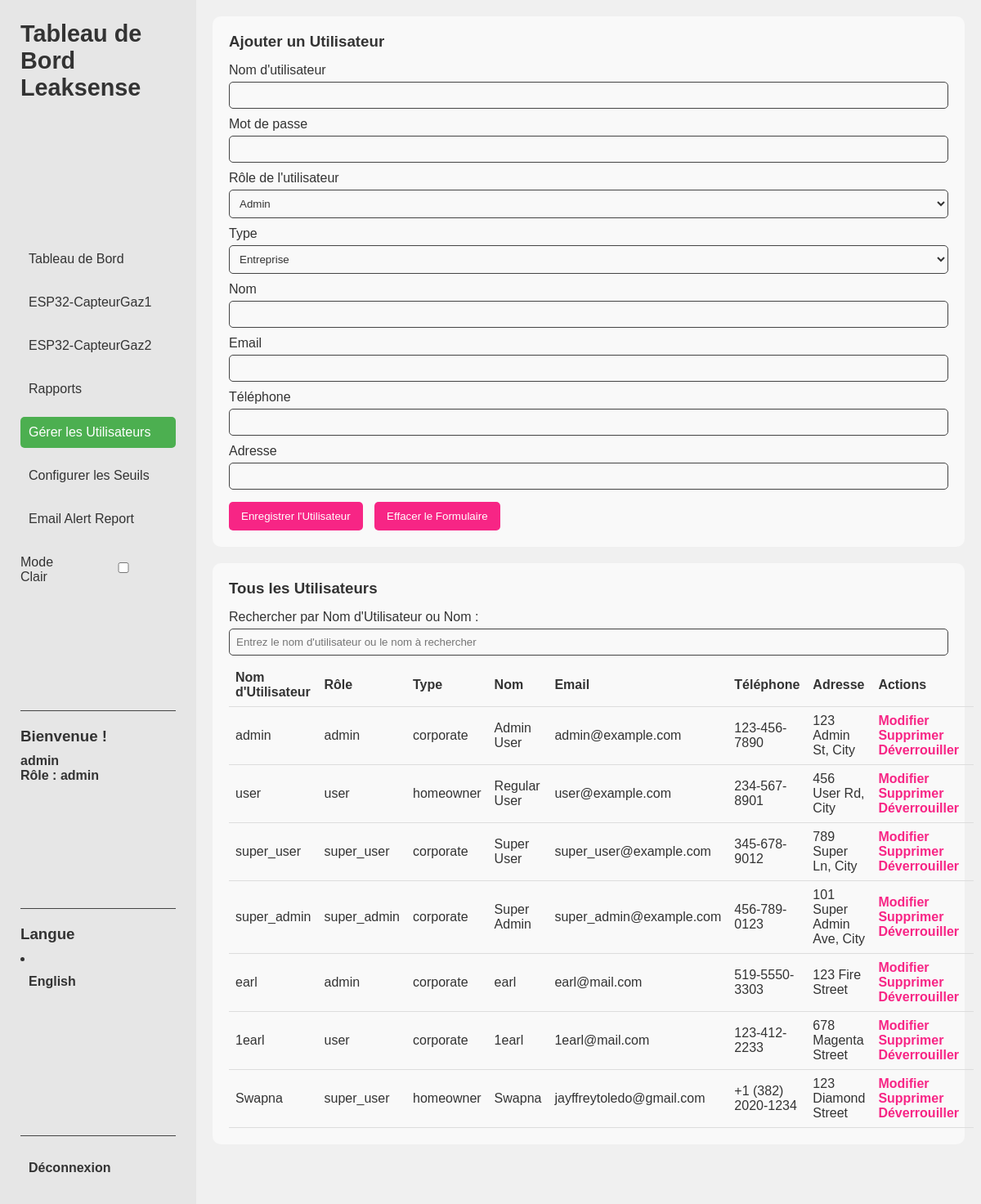
Screenshot of /dashboard/manage_user_fr.php (signed in) with the database file from the repository.
### tables this page shows
CREATE TABLE `user` (
  `userID` int(11) NOT NULL,
  `username` varchar(50) NOT NULL,
  `password` varchar(255) NOT NULL,
  `userrole` enum('admin','user','super_user','super_admin') NOT NULL,
  `type` enum('corporate','homeowner') NOT NULL,
  `name` varchar(100) NOT NULL,
  `email` varchar(100) NOT NULL,
  `phone` varchar(20) DEFAULT NULL,
  `address` varchar(255) DEFAULT NULL,
  `status` tinyint(1) DEFAULT 0,
  `login_attempt` int(11) DEFAULT 0,
  `lockout_until` timestamp NULL DEFAULT NULL,
  `timestamp` timestamp NOT NULL DEFAULT current_timestamp()
);

### dashboard/manage_user_fr.php (the view, shortened to what this page needs)
<?php
include '../db_connection.php';
$username = '';
$userrole = '';
$type = '';
$name = '';
$email = '';
$phone = '';
$address = '';
$action = 'Ajouter un Utilisateur';
$stmt = $pdo->query("SELECT * FROM user");
$users = $stmt->fetchAll(PDO::FETCH_ASSOC);
?>
<!DOCTYPE html>
<html lang="fr">
<head>
</head>
<body class="light">
    <div class="dashboard-container">
        <aside class="sidebar">
            <h2>Tableau de Bord Leaksense</h2>
            <nav>
                <ul>
                    <li><a href="dashboard_fr.php">Tableau de Bord</a></li>
                    <li><a href="gs1_fr.php">ESP32-CapteurGaz1</a></li>
                    <li><a href="gs2_fr.php">ESP32-CapteurGaz2</a></li>
                    <li><a href="Reports_fr.php">Rapports</a></li>
                    <li><a href="#" class="active">Gérer les Utilisateurs</a></li>
                    <li><a href="Threshold_fr.php">Configurer les Seuils</a></li>
                    <li><a href="email_alert_report_fr.php">Email Alert Report</a></li>
                    <div class="toggle-container">
                        <label for="theme-toggle">Mode Clair</label>
                        <input type="checkbox" id="theme-toggle">
                    </div>
                </ul>
            </nav>
            <div class="bottom-section">
                <h3>Bienvenue !</h3>
                <h4><?php echo htmlspecialchars($_SESSION['username']); ?></h4>
                <h4>Rôle : <?php echo htmlspecialchars($_SESSION['userrole']); ?></h4>
            </div>
            <div class="bottom-section">
                <h3>Langue</h3>
                <li><a href="manage_user.php">English</a></li>
            </div>
            <div class="bottom-section">
                <a href="../logout.php">Déconnexion</a>
            </div>
        </aside>
        <main class="main-dashboard">
            <div class="form-container">
                <h3><?php echo $action; ?></h3>
                <form action="" method="post">
                    <label>Nom d'utilisateur</label>
                    <input type="text" name="username" value="<?php echo htmlspecialchars($username); ?>" required <?php echo ($action === 'Modifier l\'Utilisateur') ? 'readonly' : ''; ?>>
                    <label>Mot de passe</label>
                    <input type="password" name="password" <?php echo ($action === 'Modifier l\'Utilisateur') ? '' : 'required'; ?>>
                    <label>Rôle de l'utilisateur</label>
                    <select name="userrole" required>
                        <option value="admin" <?php echo ($userrole === 'admin') ? 'selected' : ''; ?>>Admin</option>
                    </select>
                    <label>Type</label>
                    <select name="type" required>
                        <option value="corporate" <?php echo ($type === 'corporate') ? 'selected' : ''; ?>>Entreprise</option>
                    </select>
                    <label>Nom</label>
                    <input type="text" name="name" value="<?php echo htmlspecialchars($name); ?>" required>
                    <label>Email</label>
                    <input type="email" name="email" value="<?php echo htmlspecialchars($email); ?>" required>
                    <label>Téléphone</label>
                    <input type="text" name="phone" value="<?php echo htmlspecialchars($phone); ?>" required>
                    <label>Adresse</label>
                    <input type="text" name="address" value="<?php echo htmlspecialchars($address); ?>" required>
                    <div class="button-group">
                        <button type="submit">Enregistrer l'Utilisateur</button>
                        <button type="reset">Effacer le Formulaire</button>
                    </div>
                </form>
            </div>
            <div class="table-container">
                <h3>Tous les Utilisateurs</h3>
                <div class="search-container">
                    <label for="searchInput">Rechercher par Nom d'Utilisateur ou Nom :</label>
                    <input type="text" id="searchInput" onkeyup="filterUsers()" placeholder="Entrez le nom d'utilisateur ou le nom à rechercher">
                </div>
                <table id="userTable">
                    <thead>
                        <tr>
                            <th>Nom d'Utilisateur</th>
                            <th>Rôle</th>
                            <th>Type</th>
                            <th>Nom</th>
                            <th>Email</th>
                            <th>Téléphone</th>
                            <th>Adresse</th>
                            <th>Actions</th>
                        </tr>
                    </thead>
                    <tbody>
                        <?php foreach ($users as $user): ?>
                            <tr>
                                <td><?php echo htmlspecialchars($user["username"]); ?></td>
                                <td><?php echo htmlspecialchars($user["userrole"]); ?></td>
                                <td><?php echo htmlspecialchars($user["type"]); ?></td>
                                <td><?php echo htmlspecialchars($user["name"]); ?></td>
                                <td><?php echo htmlspecialchars($user["email"]); ?></td>
                                <td><?php echo htmlspecialchars($user["phone"]); ?></td>
                                <td><?php echo htmlspecialchars($user["address"]); ?></td>
                                <td class="action-buttons">
                                    <a href="?action=edit&username=<?php echo urlencode($user["username"]); ?>">Modifier</a>
                                    <a href="?action=delete&username=<?php echo urlencode($user["username"]); ?>" onclick="return confirm('Êtes-vous sûr ?')">Supprimer</a>
                                    <a href="?action=unlock&username=<?php echo urlencode($user["username"]); ?>">Déverrouiller</a>
                                </td>
                            </tr>
                        <?php endforeach; ?>
                    </tbody>
                </table>
            </div>
        </main>
    </div>
</body>
</html>

### dashboard/manage_user_fr.php (style rules this page uses)
* { margin: 0; padding: 0; box-sizing: border-box; }
body { font-family: Arial, sans-serif; transition: background-color 0.3s, color 0.3s; }
body.light { background-color: #f0f0f0; color: #333; }
body.light .sidebar { background-color: #e6e6e6; color: #333; }
body.light .sidebar h2, body.light .sidebar a { color: #333; }
body.light .sidebar a.active, body.light .sidebar a:hover { background-color: #4CAF50; color: #fff; }
body.light .table-container, body.light .form-container { background: #f9f9f9; }
.dashboard-container { display: flex; height: 100vh; width: 100%; }
.sidebar { width: 240px; padding: 25px; display: flex; flex-direction: column; justify-content: space-between; }
.sidebar h2 { font-size: 1.8em; margin-bottom: 20px; }
.sidebar ul { list-style: none; padding-left: 0; }
.sidebar li { margin-bottom: 15px; }
.sidebar a { text-decoration: none; font-size: 1em; display: block; padding: 10px; border-radius: 5px; transition: background-color 0.2s; }
.toggle-container { display: flex; align-items: center; gap: 10px; }
.main-dashboard { flex: 1; padding: 20px; overflow-y: auto; }
.form-container, .table-container { padding: 20px; border-radius: 10px; margin-bottom: 20px; transition: background-color 0.3s; }
h3 { color: inherit; margin-bottom: 15px; }
label { color: inherit; display: block; margin-top: 10px; }
input, select { width: 100%; padding: 8px; background-color: inherit; color: inherit; border: 1px solid #444; border-radius: 5px; margin-top: 5px; }
.button-group { margin-top: 15px; }
button { padding: 10px 15px; background-color: #F72585; border: none; border-radius: 5px; color: #fff; cursor: pointer; margin-right: 10px; }
table { width: 100%; color: inherit; margin-top: 10px; border-collapse: collapse; }
table th, table td { padding: 8px; text-align: left; border-bottom: 1px solid #ddd; }
.action-buttons a { color: #F72585; text-decoration: none; margin-right: 10px; font-weight: bold; }
.bottom-section { border-top: 1px solid #444; padding-top: 20px; color: inherit; text-align: left; }
.bottom-section h3, .bottom-section h5 { margin-bottom: 10px; }
.bottom-section a { color: #F72585; text-decoration: none; font-weight: bold; }

### rows the page displays
user: username "admin", userrole "admin", type "corporate", name "Admin User", email "admin@example.com", phone "123-456-7890", address "123 Admin St, City"
user: username "user", userrole "user", type "homeowner", name "Regular User", email "user@example.com", phone "234-567-8901", address "456 User Rd, City"
user: username "super_user", userrole "super_user", type "corporate", name "Super User", email "super_user@example.com", phone "345-678-9012", address "789 Super Ln, City"
user: username "super_admin", userrole "super_admin", type "corporate", name "Super Admin", email "super_admin@example.com", phone "456-789-0123", address "101 Super Admin Ave, City"
user: username "earl", userrole "admin", type "corporate", name "earl", email "earl@mail.com", phone "519-5550-3303", address "123 Fire Street"
user: username "1earl", userrole "user", type "corporate", name "1earl", email "1earl@mail.com", phone "123-412-2233", address "678 Magenta Street"
user: username "Swapna", userrole "super_user", type "homeowner", name "Swapna", email "jayffreytoledo@gmail.com", phone "+1 (382) 2020-1234", address "123 Diamond Street"

### other values shown
$_SESSION['username'] "admin"
$_SESSION['userrole'] "admin"
$action "Ajouter un Utilisateur"
